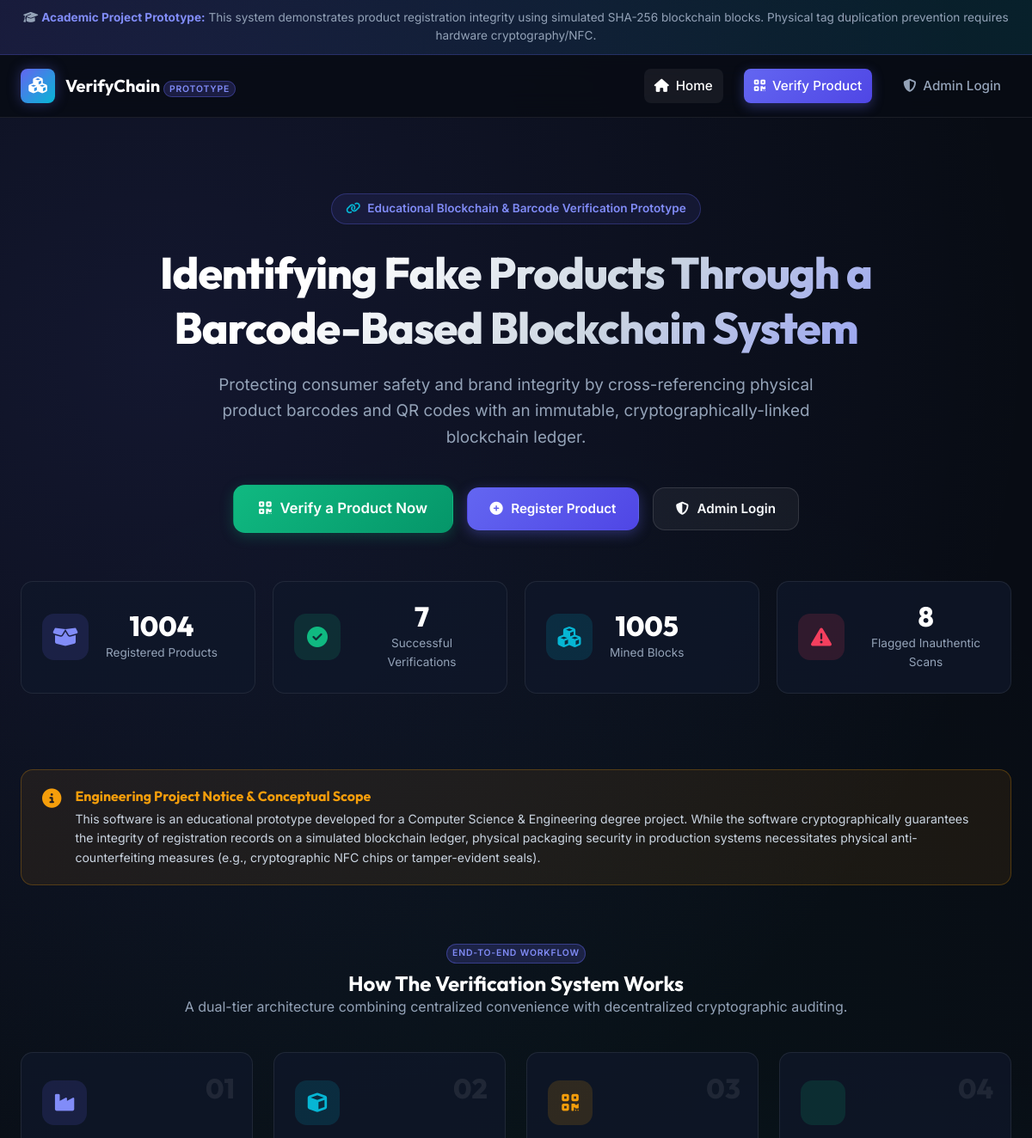
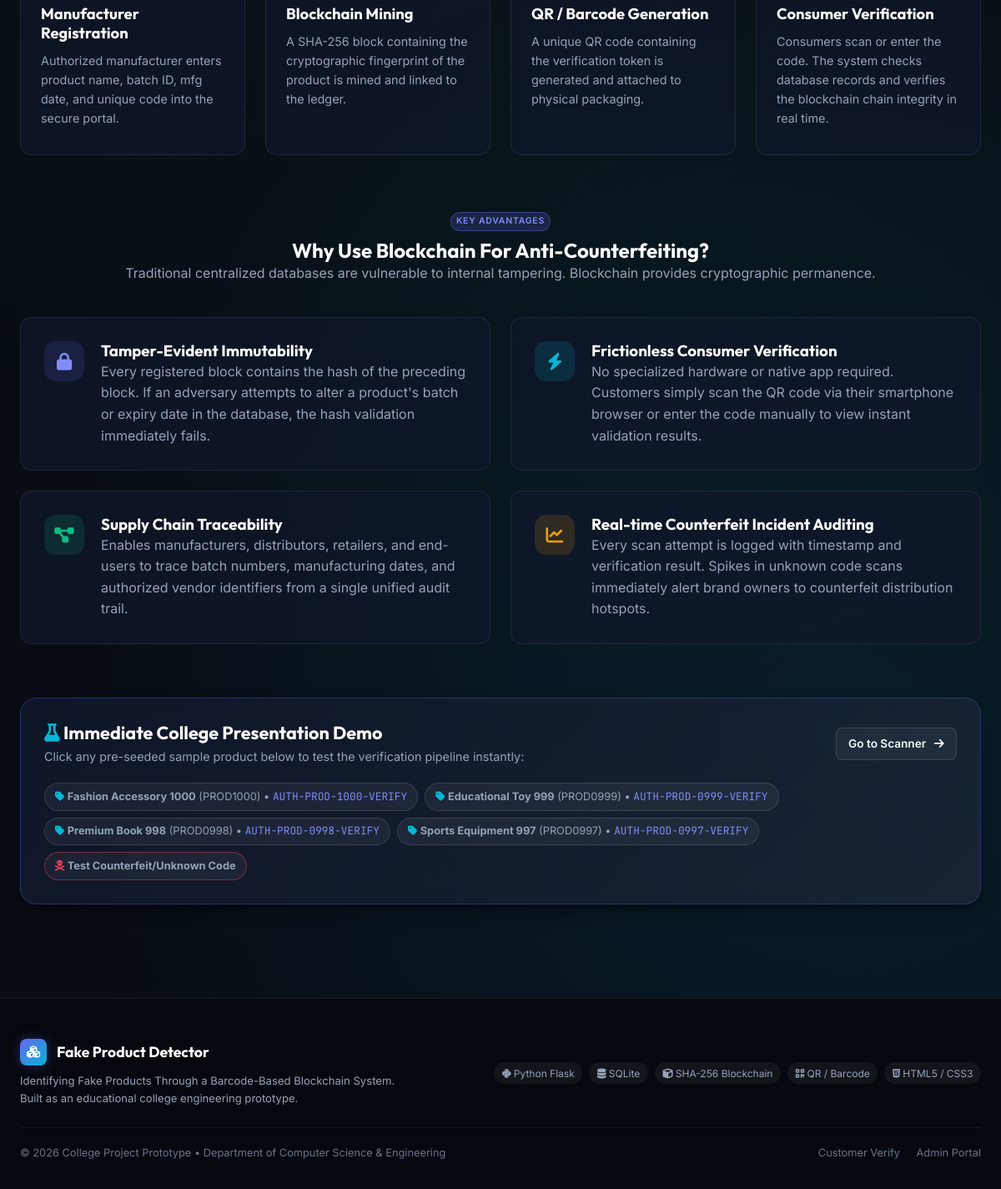
The page / on the database its author committed (2 pictures, top to bottom).
### tables this page shows
CREATE TABLE products (
            id INTEGER PRIMARY KEY AUTOINCREMENT,
            product_id TEXT UNIQUE NOT NULL,
            name TEXT NOT NULL,
            manufacturer TEXT NOT NULL,
            category TEXT NOT NULL,
            batch_number TEXT NOT NULL,
            mfg_date TEXT NOT NULL,
            exp_date TEXT,
            description TEXT,
            verification_code TEXT UNIQUE NOT NULL,
            qr_code_path TEXT,
            created_at TEXT NOT NULL
        );

### app.py (the view)
@app.route("/")
def index():
    metrics = db.get_dashboard_metrics()
    sample_products = db.get_all_products()[:4]
    return render_template(
        "index.html",
        metrics=metrics,
        samples=sample_products
    )

### database.py (called while the page is built)
def get_db_connection() -> sqlite3.Connection:
    os.makedirs(DB_DIR, exist_ok=True)
    conn = sqlite3.connect(DB_PATH)
    conn.row_factory = sqlite3.Row
    return conn

def get_all_products(search: Optional[str] = None, category: Optional[str] = None) -> List[sqlite3.Row]:
    conn = get_db_connection()
    cursor = conn.cursor()
    query = "SELECT * FROM products WHERE 1=1"
    params: List[Any] = []
    if search:
        s_clean = f"%{search.strip()}%"
        query += " AND (name LIKE ? OR product_id LIKE ? OR manufacturer LIKE ? OR verification_code LIKE ? OR batch_number LIKE ?)"
        params.extend([s_clean, s_clean, s_clean, s_clean, s_clean])
    if category and category.lower() != "all":
        query += " AND category = ?"
        params.append(category.strip())
    query += " ORDER BY id DESC"
    cursor.execute(query, params)
    rows = cursor.fetchall()
    conn.close()
    return rows

### templates/index.html (shortened to what this page needs)
{% extends "base.html" %}
{% block content %}
<section class="hero">
  <div class="hero-pill">
    <i class="fa-solid fa-link"></i>
    <span>Educational Blockchain & Barcode Verification Prototype</span>
  </div>
  <h1 class="hero-title">
    Identifying Fake Products Through a<br>
    Barcode-Based Blockchain System
  </h1>
  <p class="hero-desc">
    Protecting consumer safety and brand integrity by cross-referencing physical product barcodes and QR codes with an immutable, cryptographically-linked blockchain ledger.
  </p>
  <div class="hero-cta-group">
    <a href="{{ url_for('verify') }}" class="btn btn-emerald" style="font-size: 1.05rem; padding: 0.85rem 1.8rem;">
      <i class="fa-solid fa-qrcode"></i> Verify a Product Now
    </a>
    <a href="{{ url_for('register_product') }}" class="btn btn-primary">
      <i class="fa-solid fa-plus-circle"></i> Register Product
    </a>
    <a href="{{ url_for('login') }}" class="btn btn-secondary">
      <i class="fa-solid fa-shield-halved"></i> Admin Login
    </a>
  </div>
  <div class="grid-4" style="margin-top: 2rem;">
    <div class="kpi-card">
      <div class="kpi-icon" style="background: rgba(99, 102, 241, 0.15); color: var(--primary-light);">
        <i class="fa-solid fa-box-open"></i>
      </div>
      <div class="kpi-info">
        <h3>{{ metrics.total_products }}</h3>
        <p>Registered Products</p>
      </div>
    </div>
    <div class="kpi-card">
      <div class="kpi-icon" style="background: rgba(16, 185, 129, 0.15); color: var(--emerald);">
        <i class="fa-solid fa-circle-check"></i>
      </div>
      <div class="kpi-info">
        <h3>{{ metrics.verified_count }}</h3>
        <p>Successful Verifications</p>
      </div>
    </div>
    <div class="kpi-card">
      <div class="kpi-icon" style="background: rgba(6, 182, 212, 0.15); color: var(--cyan);">
        <i class="fa-solid fa-cubes"></i>
      </div>
      <div class="kpi-info">
        <h3>{{ metrics.total_blocks }}</h3>
        <p>Mined Blocks</p>
      </div>
    </div>
    <div class="kpi-card">
      <div class="kpi-icon" style="background: rgba(244, 63, 94, 0.15); color: var(--rose);">
        <i class="fa-solid fa-triangle-exclamation"></i>
      </div>
      <div class="kpi-info">
        <h3>{{ metrics.failed_count }}</h3>
        <p>Flagged Inauthentic Scans</p>
      </div>
    </div>
  </div>
</section>
<div class="disclaimer-card">
  <i class="fa-solid fa-circle-info"></i>
  <div>
    <h4>Engineering Project Notice & Conceptual Scope</h4>
    <p>
      This software is an educational prototype developed for a Computer Science & Engineering degree project.
      While the software cryptographically guarantees the integrity of registration records on a simulated blockchain ledger,
      physical packaging security in production systems necessitates physical anti-counterfeiting measures (e.g., cryptographic NFC chips or tamper-evident seals).
    </p>
  </div>
</div>
<section style="margin: 4rem 0;">
  <div style="text-align: center; margin-bottom: 2.5rem;">
    <span class="brand-badge" style="margin-bottom: 0.5rem; display: inline-block;">End-to-End Workflow</span>
    <h2>How The Verification System Works</h2>
    <p>A dual-tier architecture combining centralized convenience with decentralized cryptographic auditing.</p>
  </div>
  <div class="steps-container">
    <div class="step-card">
      <span class="step-number">01</span>
      <div class="step-icon">
        <i class="fa-solid fa-industry"></i>
      </div>
      <h3>Manufacturer Registration</h3>
      <p>Authorized manufacturer enters product name, batch ID, mfg date, and unique code into the secure portal.</p>
    </div>
    <div class="step-card">
      <span class="step-number">02</span>
      <div class="step-icon" style="background: rgba(6, 182, 212, 0.15); color: var(--cyan);">
        <i class="fa-solid fa-cube"></i>
      </div>
      <h3>Blockchain Mining</h3>
      <p>A SHA-256 block containing the cryptographic fingerprint of the product is mined and linked to the ledger.</p>
    </div>
    <div class="step-card">
      <span class="step-number">03</span>
      <div class="step-icon" style="background: rgba(245, 158, 11, 0.15); color: var(--amber);">
        <i class="fa-solid fa-qrcode"></i>
      </div>
      <h3>QR / Barcode Generation</h3>
      <p>A unique QR code containing the verification token is generated and attached to physical packaging.</p>
    </div>
    <div class="step-card">
      <span class="step-number">04</span>
      <div class="step-icon" style="background: rgba(16, 185, 129, 0.15); color: var(--emerald);">
      </div>
      <h3>Consumer Verification</h3>
      <p>Consumers scan or enter the code. The system checks database records and verifies the blockchain chain integrity in real time.</p>
    </div>
  </div>
</section>
<section style="margin: 4rem 0;">
  <div style="text-align: center; margin-bottom: 2.5rem;">
    <span class="brand-badge" style="margin-bottom: 0.5rem; display: inline-block;">Key Advantages</span>
    <h2>Why Use Blockchain For Anti-Counterfeiting?</h2>
    <p>Traditional centralized databases are vulnerable to internal tampering. Blockchain provides cryptographic permanence.</p>
  </div>
  <div class="grid-2">
    <div class="benefit-card">
      <div class="benefit-icon indigo">
        <i class="fa-solid fa-lock"></i>
      </div>
      <div>
        <h3>Tamper-Evident Immutability</h3>
        <p>Every registered block contains the hash of the preceding block. If an adversary attempts to alter a product's batch or expiry date in the database, the hash validation immediately fails.</p>
      </div>
    </div>
    <div class="benefit-card">
      <div class="benefit-icon cyan">
        <i class="fa-solid fa-bolt"></i>
      </div>
      <div>
        <h3>Frictionless Consumer Verification</h3>
        <p>No specialized hardware or native app required. Customers simply scan the QR code via their smartphone browser or enter the code manually to view instant validation results.</p>
      </div>
    </div>
    <div class="benefit-card">
      <div class="benefit-icon emerald">
        <i class="fa-solid fa-diagram-project"></i>
      </div>
      <div>
        <h3>Supply Chain Traceability</h3>
        <p>Enables manufacturers, distributors, retailers, and end-users to trace batch numbers, manufacturing dates, and authorized vendor identifiers from a single unified audit trail.</p>
      </div>
    </div>
    <div class="benefit-card">
      <div class="benefit-icon amber">
        <i class="fa-solid fa-chart-line"></i>
      </div>
      <div>
        <h3>Real-time Counterfeit Incident Auditing</h3>
        <p>Every scan attempt is logged with timestamp and verification result. Spikes in unknown code scans immediately alert brand owners to counterfeit distribution hotspots.</p>
      </div>
    </div>
  </div>
</section>
<section class="card" style="margin: 3rem 0; background: linear-gradient(135deg, rgba(15, 23, 42, 0.9), rgba(30, 41, 59, 0.7)); border-color: rgba(99, 102, 241, 0.3);">
  <div style="display: flex; justify-content: space-between; align-items: center; flex-wrap: wrap; gap: 1rem; margin-bottom: 1.25rem;">
    <div>
      <h3 style="font-size: 1.35rem;"><i class="fa-solid fa-flask" style="color: var(--cyan);"></i> Immediate College Presentation Demo</h3>
      <p style="font-size: 0.9rem; margin-top: 0.2rem;">Click any pre-seeded sample product below to test the verification pipeline instantly:</p>
    </div>
    <a href="{{ url_for('verify') }}" class="btn btn-sm btn-secondary">Go to Scanner <i class="fa-solid fa-arrow-right"></i></a>
  </div>
  <div class="sample-pills">
    {% for s in samples %}
      <div class="sample-pill" data-code="{{ s.verification_code }}">
        <i class="fa-solid fa-tag" style="color: var(--cyan);"></i>
        <strong>{{ s.name }}</strong> ({{ s.product_id }}) &bull; <span class="font-mono" style="color: var(--primary-light);">{{ s.verification_code }}</span>
      </div>
    {% endfor %}
    <div class="sample-pill" data-code="FAKE-COUNTERFEIT-CODE-999" style="border-color: rgba(244, 63, 94, 0.4);">
      <i class="fa-solid fa-skull-crossbones" style="color: var(--rose);"></i>
      <strong>Test Counterfeit/Unknown Code</strong>
    </div>
  </div>
</section>
{% endblock %}

### templates/base.html (shortened to what this page needs)
<!DOCTYPE html>
<html lang="en">
<head>
  <link rel="stylesheet" href="https://cdnjs.cloudflare.com/ajax/libs/font-awesome/6.5.1/css/all.min.css">
  <link rel="stylesheet" href="{{ url_for('static', filename='style.css') }}">
</head>
<body>
  <div class="prototype-disclaimer">
    <span>
      <i class="fa-solid fa-graduation-cap"></i>
      <strong>Academic Project Prototype:</strong> This system demonstrates product registration integrity using simulated SHA-256 blockchain blocks. Physical tag duplication prevention requires hardware cryptography/NFC.
    </span>
  </div>
  <header class="navbar">
    <div class="container nav-container">
      <a href="{{ url_for('index') }}" class="nav-brand">
        <div class="brand-icon">
          <i class="fa-solid fa-cubes"></i>
        </div>
        <div>
          VerifyChain
          <span class="brand-badge">Prototype</span>
        </div>
      </a>
      <ul class="nav-links">
        <li>
          <a href="{{ url_for('index') }}" class="nav-link {% if request.endpoint == 'index' %}active{% endif %}">
            <i class="fa-solid fa-house"></i> Home
          </a>
        </li>
        <li>
          <a href="{{ url_for('verify') }}" class="nav-link nav-cta {% if request.endpoint in ['verify', 'verify_check'] %}active{% endif %}">
            <i class="fa-solid fa-qrcode"></i> Verify Product
          </a>
        </li>
        {% if session.get('admin_logged_in') %}
          <li>
            <a href="{{ url_for('dashboard') }}" class="nav-link {% if request.endpoint == 'dashboard' %}active{% endif %}">
              <i class="fa-solid fa-chart-pie"></i> Dashboard
            </a>
          </li>
          <li>
            <a href="{{ url_for('register_product') }}" class="nav-link {% if request.endpoint == 'register_product' %}active{% endif %}">
              <i class="fa-solid fa-plus-circle"></i> Register Product
            </a>
          </li>
          <li>
            <a href="{{ url_for('products') }}" class="nav-link {% if request.endpoint == 'products' %}active{% endif %}">
              <i class="fa-solid fa-boxes-stacked"></i> Products Catalog
            </a>
          </li>
          <li>
            <a href="{{ url_for('logout') }}" class="nav-link btn-sm btn-danger" style="margin-left: 0.5rem;">
              <i class="fa-solid fa-right-from-bracket"></i> Logout
            </a>
          </li>
        {% else %}
          <li>
            <a href="{{ url_for('login') }}" class="nav-link {% if request.endpoint == 'login' %}active{% endif %}">
              <i class="fa-solid fa-shield-halved"></i> Admin Login
            </a>
          </li>
        {% endif %}
      </ul>
    </div>
  </header>
  <main>
    <div class="container">
      {% block content %}{% endblock %}
    </div>
  </main>
  <footer class="footer">
    <div class="container">
      <div class="footer-content">
        <div>
          <div class="nav-brand" style="margin-bottom: 0.5rem;">
            <div class="brand-icon" style="width: 32px; height: 32px; font-size: 0.9rem;">
              <i class="fa-solid fa-cubes"></i>
            </div>
            <span style="font-size: 1.1rem;">Fake Product Detector</span>
          </div>
          <p style="font-size: 0.82rem; max-width: 480px;">
            Identifying Fake Products Through a Barcode-Based Blockchain System. Built as an educational college engineering prototype.
          </p>
        </div>
        <div class="footer-tags">
          <span class="footer-tag"><i class="fa-brands fa-python"></i> Python Flask</span>
          <span class="footer-tag"><i class="fa-solid fa-database"></i> SQLite</span>
          <span class="footer-tag"><i class="fa-solid fa-cube"></i> SHA-256 Blockchain</span>
          <span class="footer-tag"><i class="fa-solid fa-qrcode"></i> QR / Barcode</span>
          <span class="footer-tag"><i class="fa-brands fa-html5"></i> HTML5 / CSS3</span>
        </div>
      </div>
      <div style="border-top: 1px solid rgba(255,255,255,0.06); padding-top: 1.25rem; display: flex; justify-content: space-between; align-items: center; flex-wrap: wrap; gap: 1rem; font-size: 0.8rem; color: var(--text-dim);">
        <div>&copy; 2026 College Project Prototype &bull; Department of Computer Science & Engineering</div>
        <div>
          <a href="{{ url_for('verify') }}" style="color: var(--text-dim); margin-right: 1rem;">Customer Verify</a>
          <a href="{{ url_for('login') }}" style="color: var(--text-dim);">Admin Portal</a>
        </div>
      </div>
    </div>
  </footer>
</body>
</html>

### rows shown on the page
products: name "Fashion Accessory 1000", product_id "PROD1000", verification_code "AUTH-PROD-1000-VERIFY"
products: name "Educational Toy 999", product_id "PROD0999", verification_code "AUTH-PROD-0999-VERIFY"
products: name "Premium Book 998", product_id "PROD0998", verification_code "AUTH-PROD-0998-VERIFY"
products: name "Sports Equipment 997", product_id "PROD0997", verification_code "AUTH-PROD-0997-VERIFY"

### other values the page prints
{{ metrics.total_products }} "1004"
{{ metrics.verified_count }} "7"
{{ metrics.total_blocks }} "1005"
{{ metrics.failed_count }} "8"
